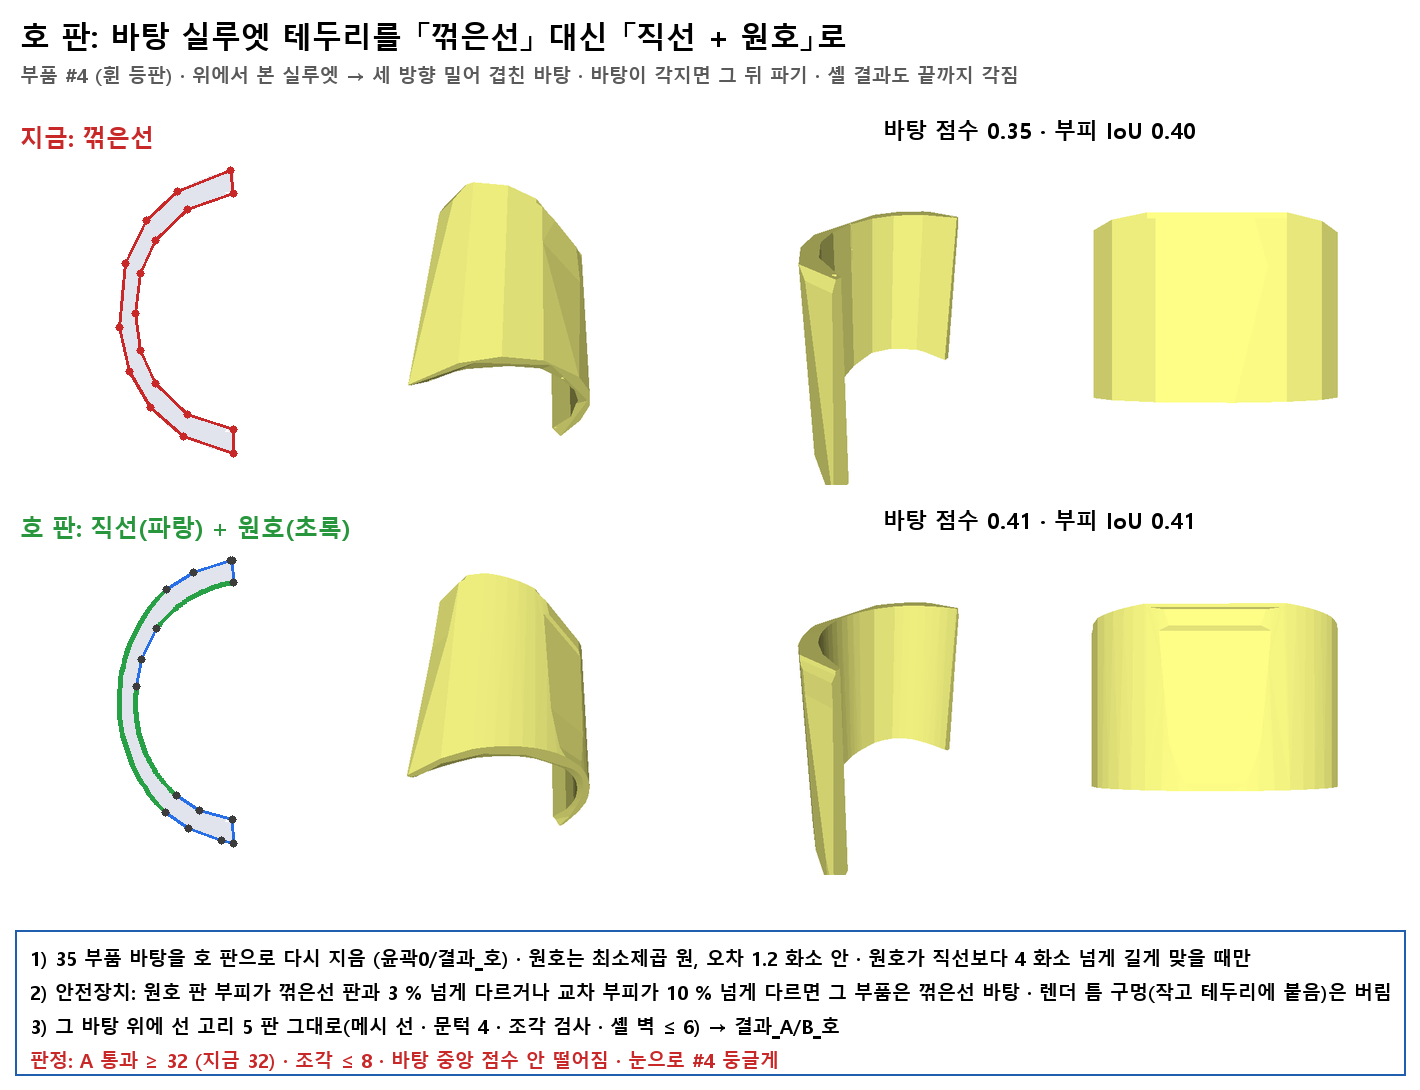

Write Python code to recreate this figure.
# 호 판 흐름도 — #4 위 실루엣: 꺾은선 대 직선 + 원호 · 바탕 렌더 둘 · 10-11
import os, sys, json, numpy as np, trimesh, cv2
H = os.path.dirname(os.path.abspath(__file__)); R = os.path.dirname(H); T0 = os.path.dirname(R)
sys.path[:0] = [H, os.path.join(R, "조각0"), os.path.join(T0, "s0"), os.path.join(T0, "s0", "stub")]
import 윤곽 as W
from 실물보기 import 실물보기
from s0 import unit
from render import render
from PIL import Image, ImageDraw, ImageFont
F = lambda n: ImageFont.truetype("C:/Windows/Fonts/malgunbd.ttf", n); C = 330; i = 4
부 = [r["부품"] for k in range(3) for r in json.load(open(os.path.join(R, "사전0", "결과%d.json" % k), encoding="utf-8"))]
m0 = unit(trimesh.load(W.RR + 부[i], force="mesh")); S, _ = 실물보기(m0, W.N); sil = S[2]
k = C / 1.1 * 0.95; px = lambda p: (int((p[1] + .05) * k), int((p[0] + .05) * k))
def 바탕():
    a = np.full((C, C, 3), 255, np.uint8); s_ = int(C * .95); a[:s_, :s_][cv2.resize((sil > .5).astype(np.uint8), (s_, s_), interpolation=cv2.INTER_NEAREST) > 0] = (225, 228, 236); return a
def 꺾그림():
    a = 바탕()
    for o, _ in W.다각형들(sil):
        q = [px(p) for p in o]
        for j in range(len(q)): cv2.line(a, q[j], q[(j + 1) % len(q)], (200, 40, 40), 2); cv2.circle(a, q[j], 4, (200, 40, 40), -1)
    return a
def 호그림():
    a = 바탕()
    for o, _ in W.다각형들_호(sil):
        for t, *q in o:
            if t == "L": cv2.line(a, px(q[0]), px(q[1]), (40, 110, 230), 2)
            else:
                c = W._원(*[np.array(x) for x in q]); 각 = [np.arctan2(*(np.array(x) - c[0])[::-1]) for x in (q[0], q[1], q[2])]
                a0, a1, a2 = 각; 
                if not (min(a0, a2) <= a1 <= max(a0, a2)): a2 = a2 + 2 * np.pi if a2 < a0 else a2 - 2 * np.pi
                ts = np.linspace(a0, a2, 40); pts = [px(c[0] + c[1] * np.array([np.cos(t), np.sin(t)])) for t in ts]
                for j in range(39): cv2.line(a, pts[j], pts[j + 1], (40, 160, 70), 4)
            cv2.circle(a, px(q[0]), 4, (60, 60, 60), -1)
    return a
def 렌더(f, v):
    m = trimesh.load(f); m.apply_translation(-m.bounds.mean(0)); m.apply_scale(.9 / max(m.extents)); m.apply_translation([.5] * 3)
    return Image.fromarray(np.asarray(render(np.asarray(m.vertices), np.asarray(m.faces), v, img_size=C)))
j0, j1 = [json.load(open(os.path.join(H, d, "%02d.json" % i), encoding="utf-8")) for d in ("결과", "결과_호")]
im = Image.new("RGB", (60 + 4 * (C + 10), 140 + 2 * (C + 60) + 170), "white"); d = ImageDraw.Draw(im)
d.text((20, 15), "호 판: 바탕 실루엣 테두리를 「꺾은선」 대신 「직선 + 원호」로", font=F(30), fill="black")
d.text((20, 62), "부품 #4 (휜 등판) · 위에서 본 실루엣 → 세 방향 밀어 겹친 바탕 · 바탕이 각지면 그 뒤 파기 · 셸 결과도 끝까지 각짐", font=F(19), fill=(90, 90, 90))
for r_, (이름, 선, f, j) in enumerate((("지금: 꺾은선", 꺾그림(), "결과", j0), ("호 판: 직선(파랑) + 원호(초록)", 호그림(), "결과_호", j1))):
    y = 120 + r_ * (C + 60); d.text((20, y), 이름, font=F(24), fill=(200, 40, 40) if r_ == 0 else (40, 150, 60))
    im.paste(Image.fromarray(선), (20, y + 35))
    for q, v in enumerate(([1, .6, .8], [-1, -.6, -.8], [0, 0, 1])): im.paste(렌더(os.path.join(H, f, "%02d_교차.stl" % i), v), (30 + (q + 1) * (C + 10), y + 35))
    d.text((30 + 2 * (C + 10) + C // 2 + C // 2, y + 10), "바탕 점수 %.2f · 부피 IoU %.2f" % (j["B"], j["B_iou"]), font=F(22), fill="black", anchor="mm")
y = im.height - 160; d.rectangle((15, y, im.width - 15, im.height - 15), outline=(31, 95, 173), width=2)
for q, t in enumerate(["1) 35 부품 바탕을 호 판으로 다시 지음 (윤곽0/결과_호) · 원호는 최소제곱 원, 오차 1.2 화소 안 · 원호가 직선보다 4 화소 넘게 길게 맞을 때만",
                       "2) 안전장치: 원호 판 부피가 꺾은선 판과 3 % 넘게 다르거나 교차 부피가 10 % 넘게 다르면 그 부품은 꺾은선 바탕 · 렌더 틈 구멍(작고 테두리에 붙음)은 버림",
                       "3) 그 바탕 위에 선 고리 5 판 그대로(메시 선 · 문턱 4 · 조각 검사 · 셸 벽 ≤ 6) → 결과_A/B_호",
                       "판정: A 통과 ≥ 32 (지금 32) · 조각 ≤ 8 · 바탕 중앙 점수 안 떨어짐 · 눈으로 #4 둥글게"]):
    d.text((30, y + 15 + q * 34), t, font=F(19), fill=(200, 40, 40) if q == 3 else "black")
im.save(os.path.join(H, "호흐름.png")); print("ok")
